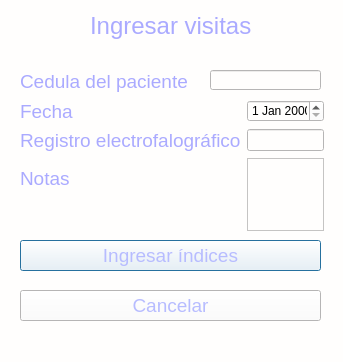
<?xml version="1.0" encoding="UTF-8"?>
<ui version="4.0">
 <class>Dialog</class>
 <widget class="QDialog" name="Dialog">
  <property name="geometry">
   <rect>
    <x>0</x>
    <y>0</y>
    <width>343</width>
    <height>362</height>
   </rect>
  </property>
  <property name="windowTitle">
   <string>Dialog</string>
  </property>
  <property name="styleSheet">
   <string notr="true">background-color: rgb(255, 254, 253);</string>
  </property>
  <widget class="QLabel" name="label">
   <property name="geometry">
    <rect>
     <x>90</x>
     <y>0</y>
     <width>331</width>
     <height>51</height>
    </rect>
   </property>
   <property name="font">
    <font>
     <family>MS Sans Serif</family>
     <pointsize>18</pointsize>
    </font>
   </property>
   <property name="styleSheet">
    <string notr="true">color: rgb(170, 170, 255);</string>
   </property>
   <property name="text">
    <string>Ingresar visitas</string>
   </property>
  </widget>
  <widget class="QWidget" name="formLayoutWidget">
   <property name="geometry">
    <rect>
     <x>20</x>
     <y>100</y>
     <width>304</width>
     <height>131</height>
    </rect>
   </property>
   <layout class="QFormLayout" name="formLayout">
    <item row="0" column="0">
     <widget class="QLabel" name="label_3">
      <property name="font">
       <font>
        <family>MS Shell Dlg 2</family>
        <pointsize>14</pointsize>
        <weight>50</weight>
        <italic>false</italic>
        <bold>false</bold>
       </font>
      </property>
      <property name="styleSheet">
       <string notr="true">color: rgb(170, 170, 255);
font: 14pt &quot;MS Shell Dlg 2&quot;;</string>
      </property>
      <property name="text">
       <string>Fecha</string>
      </property>
     </widget>
    </item>
    <item row="1" column="0">
     <widget class="QLabel" name="label_4">
      <property name="font">
       <font>
        <family>MS Shell Dlg 2</family>
        <pointsize>14</pointsize>
        <weight>50</weight>
        <italic>false</italic>
        <bold>false</bold>
       </font>
      </property>
      <property name="styleSheet">
       <string notr="true">color: rgb(170, 170, 255);

font: 14pt &quot;MS Shell Dlg 2&quot;;</string>
      </property>
      <property name="text">
       <string>Registro electrofalográfico</string>
      </property>
     </widget>
    </item>
    <item row="1" column="1">
     <widget class="QLineEdit" name="c_electro"/>
    </item>
    <item row="0" column="1">
     <widget class="QDateEdit" name="c_fecha"/>
    </item>
    <item row="2" column="0">
     <widget class="QLabel" name="label_5">
      <property name="font">
       <font>
        <family>MS Shell Dlg 2</family>
        <pointsize>14</pointsize>
        <weight>50</weight>
        <italic>false</italic>
        <bold>false</bold>
       </font>
      </property>
      <property name="styleSheet">
       <string notr="true">color: rgb(170, 170, 255);

font: 14pt &quot;MS Shell Dlg 2&quot;;</string>
      </property>
      <property name="text">
       <string>Notas</string>
      </property>
     </widget>
    </item>
    <item row="2" column="1">
     <widget class="QTextEdit" name="c_notas">
      <property name="font">
       <font>
        <pointsize>12</pointsize>
       </font>
      </property>
     </widget>
    </item>
   </layout>
  </widget>
  <widget class="QPushButton" name="b_indices">
   <property name="geometry">
    <rect>
     <x>20</x>
     <y>240</y>
     <width>301</width>
     <height>31</height>
    </rect>
   </property>
   <property name="font">
    <font>
     <pointsize>14</pointsize>
    </font>
   </property>
   <property name="styleSheet">
    <string notr="true">color: rgb(183, 188, 255);
</string>
   </property>
   <property name="text">
    <string>Ingresar índices</string>
   </property>
  </widget>
  <widget class="QPushButton" name="cancelar">
   <property name="geometry">
    <rect>
     <x>20</x>
     <y>290</y>
     <width>301</width>
     <height>31</height>
    </rect>
   </property>
   <property name="font">
    <font>
     <pointsize>14</pointsize>
    </font>
   </property>
   <property name="styleSheet">
    <string notr="true">color: rgb(183, 188, 255);
border-bottom-color: rgb(170, 85, 255);</string>
   </property>
   <property name="text">
    <string>Cancelar</string>
   </property>
  </widget>
  <widget class="QLabel" name="label_13">
   <property name="geometry">
    <rect>
     <x>20</x>
     <y>70</y>
     <width>181</width>
     <height>23</height>
    </rect>
   </property>
   <property name="font">
    <font>
     <family>MS Shell Dlg 2</family>
     <pointsize>14</pointsize>
     <weight>50</weight>
     <italic>false</italic>
     <bold>false</bold>
    </font>
   </property>
   <property name="styleSheet">
    <string notr="true">color: rgb(170, 170, 255);
font: 14pt &quot;MS Shell Dlg 2&quot;;</string>
   </property>
   <property name="text">
    <string>Cedula del paciente</string>
   </property>
  </widget>
  <widget class="QLineEdit" name="c_cedula">
   <property name="geometry">
    <rect>
     <x>210</x>
     <y>70</y>
     <width>111</width>
     <height>20</height>
    </rect>
   </property>
  </widget>
 </widget>
 <resources/>
 <connections/>
</ui>
